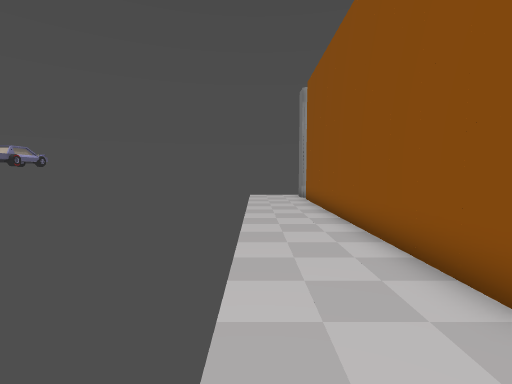
view 1 (above)

24 first-person views from a walk through a Godot game level. The camera is 1.4 m above the floor, tilts 4° down and sees 85° across. The floor is counted in squares, 1 m on a side. Each view is taken from the middle of a square. On the plan, view 1 faces up. The plan holds only what a view shows up to about 14 squares ahead; the rest is blank. The place goes on beyond the plan. Surface patterns are stand-ins for the level's own textures.

view 2
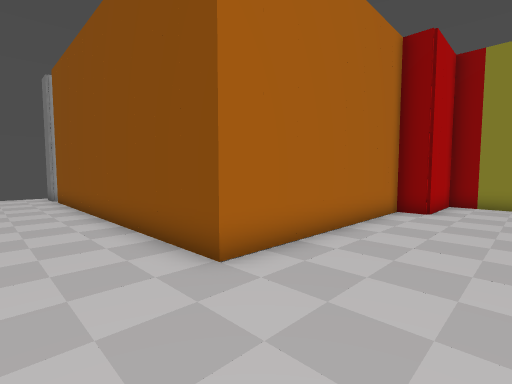

view 3
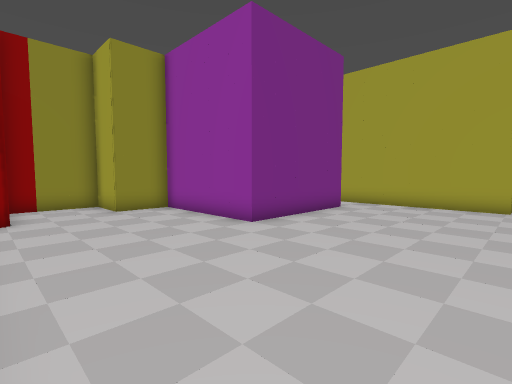

view 4
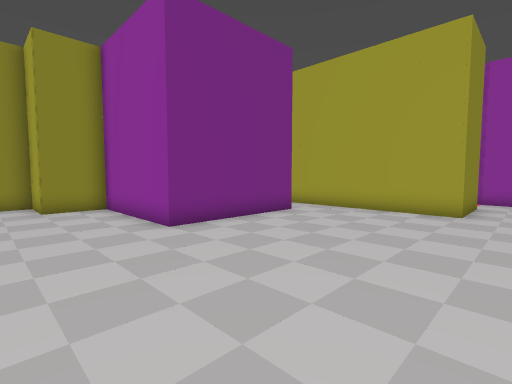

view 5
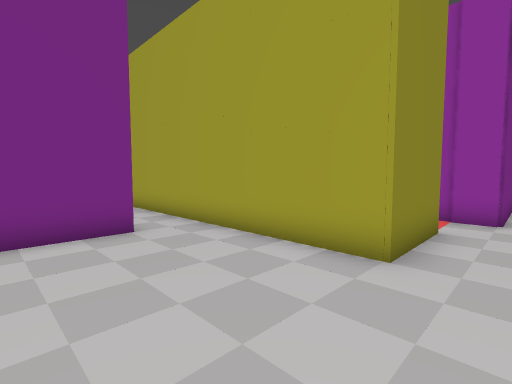

view 6
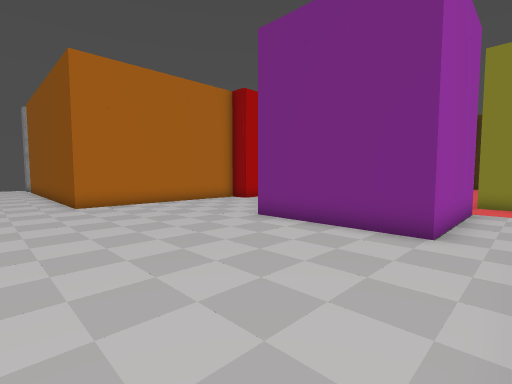

view 7
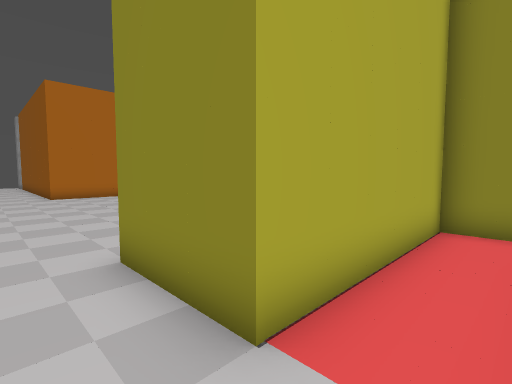

view 8
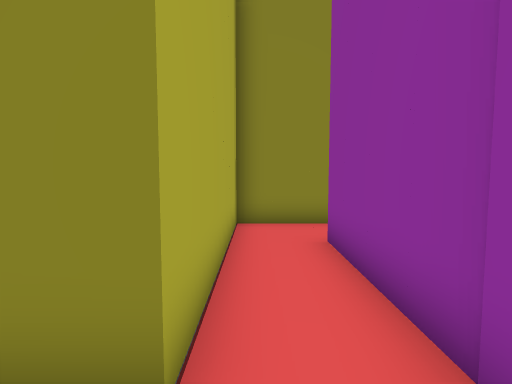

view 9
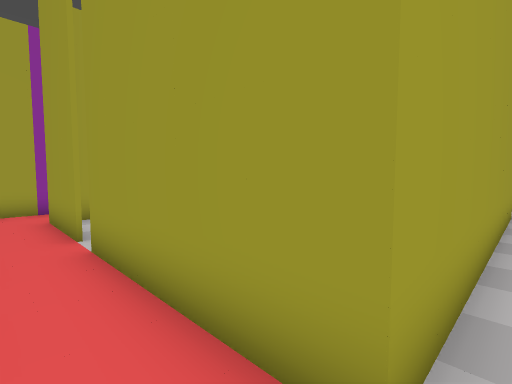

view 10
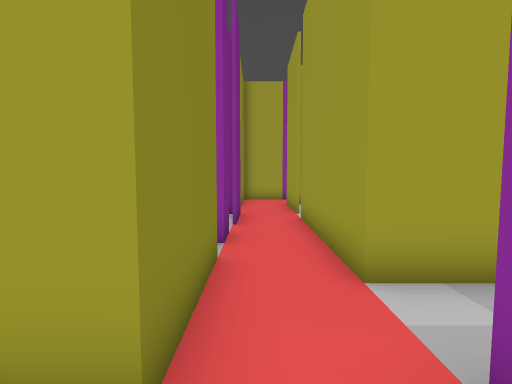

view 11
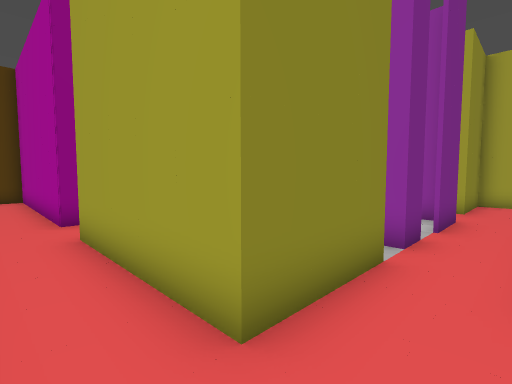

view 12
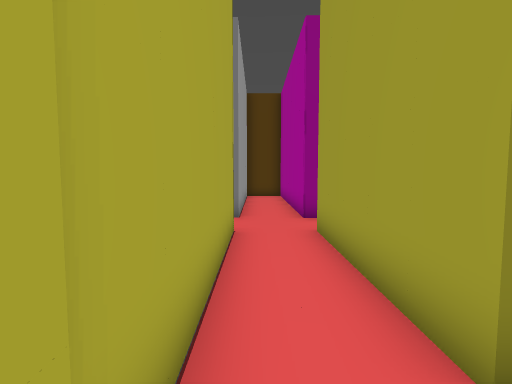

view 13
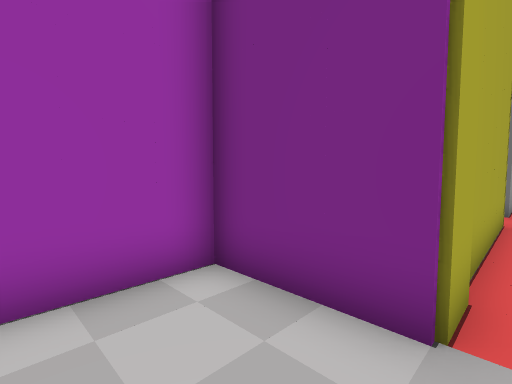

view 14
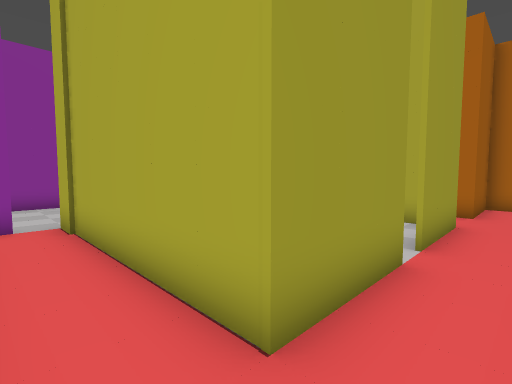

view 15
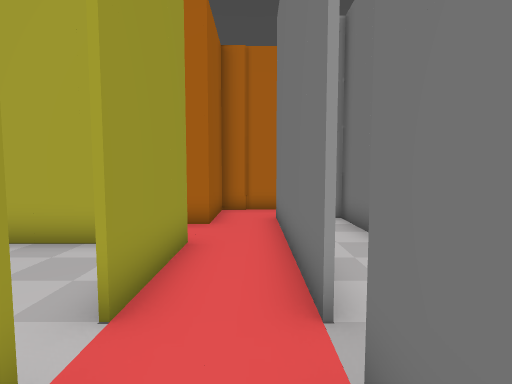

view 16
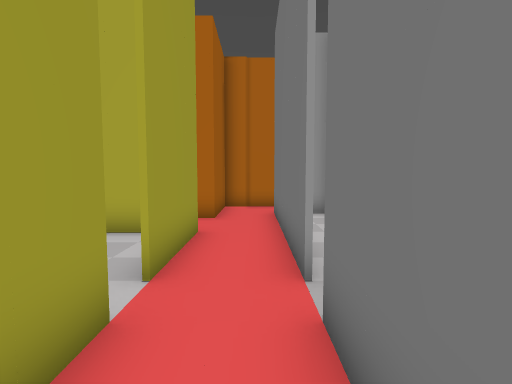

view 17
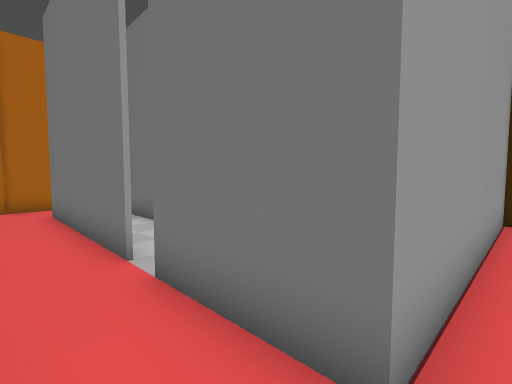

view 18
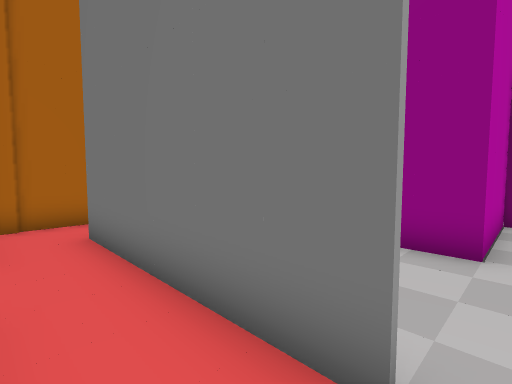

view 19
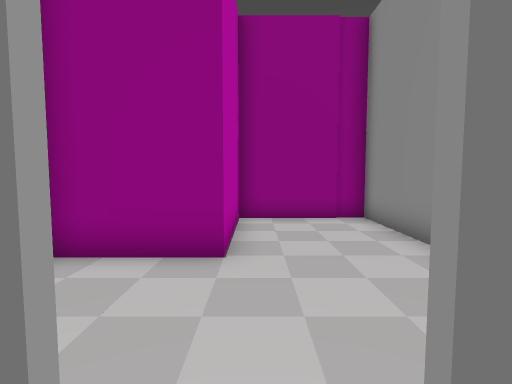

view 20
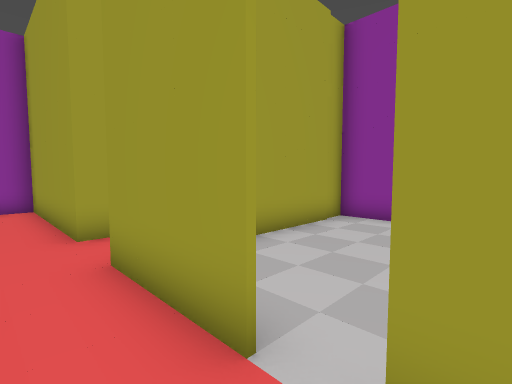

view 21
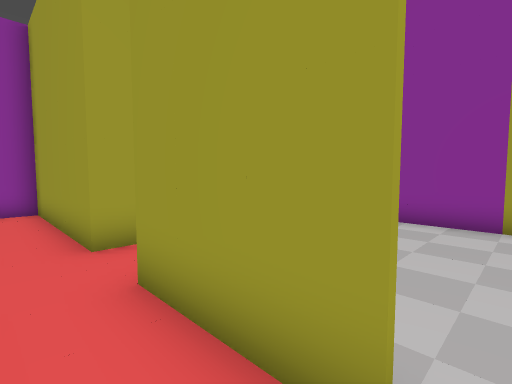

view 22
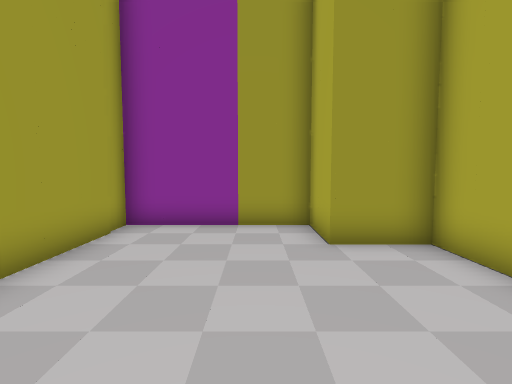

view 23
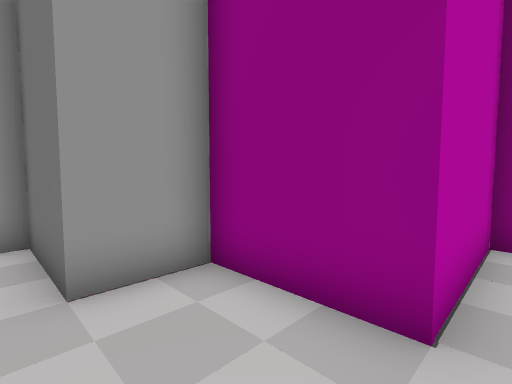

view 24
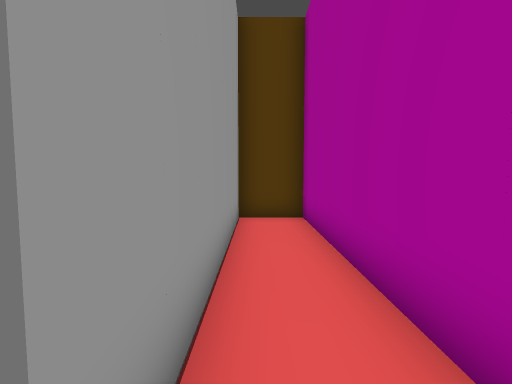

### Floor plan
Points are (right, up) in squares from view 1. A wall is a line through its corners. A room is listed if a view was taken in it or the views show most of it. See-through windows are left out.
Room 1 (views 1, 2, 3, 4, 5, 6, 7, 8)
walls: (11.5, -3) (11.5, -1.5) (13.6, -1.5) (13.6, 1.4) (10.5, 1.4) (10.5, 2.4) (2.6, 2.4) (2.6, 14.6); (11.6, -7.4) (11.6, -8.6) (6.6, -8.6) (6.6, -3.5) (11.6, -3.5); (0.5, -15.5) (5.6, -15.5); (7.6, -15.5) (7.6, -13.5) (1.5, -13.5) (1.5, -10.5) (11.6, -10.5); (2.6, 15.4) (2.6, 16.4)
ways out: opening at (12, -9) to room 2; opening at (12.5, -8) to room 3
Room 2 (view 9)
walls: (13.6, -11.5) (13.6, -8.5); (11.6, -10.5) (11.6, -13.5); (13.6, -13.5) (13.6, -12.5)
ways out: opening at (12, -9) to room 1; opening at (13, -13)
Room 3 (views 10, 11, 12, 13, 17)
walls: (11.6, -3.6) (9, -3.6); (13.6, -8.5) (18.6, -8.5); (6.7, -5.6) (6.7, -7.2); (18.6, -6.5) (11.5, -6.5) (11.5, -3)
ways out: opening at (12.5, -8) to room 1; opening at (19, -7) to room 4
Room 4 (views 14, 24)
walls: (20.6, -9) (20.6, -8.5) (28.5, -8.5) (28.5, -6); (18.6, -8.5) (18.6, -12.5); (28.6, -6.5) (20.6, -6.5)
ways out: opening at (19, -7) to room 3; opening at (20, -6) to room 5; opening at (20, -12)
Room 5 (views 15, 16, 18, 19, 20, 21, 22)
walls: (20.6, -2.5) (20.6, 2.6); (18.6, 0.6) (18.6, -2.5); (18.6, -3.4) (18.6, -6.5); (18.6, 2.4) (18.1, 2.4); (20.6, -6.5) (20.6, -3.4)
ways out: opening at (20, -6) to room 4; opening at (21, -3) to room 6; opening at (19, -3) to room 7; opening at (20, 3.5)
Room 6 (view 23)
walls: (25.2, -6.4) (28.6, -6.4); (28.5, -6) (28.5, -2.5) (24.5, -2.5) (24.5, 0.5) (22.6, 0.5) (22.6, 3.5) (21.9, 3.5)
ways out: opening at (21, -3) to room 5
Room 7 (no view inside)
walls: (17.9, 0.5) (13.6, 0.5) (13.6, -1.6) (11.6, -1.6) (11.6, -6.4) (15.8, -6.4)
ways out: opening at (19, -3) to room 5

Where each view was taken, in squares from view 1:
view 1: 0 up, 0 right, facing up
view 2: 1 down, 0 right, facing up-right
view 3: 2 up, 1 right, facing down-right
view 4: 0 up, 0 right, facing down-right
view 5: 6 down, 0 right, facing down-right
view 6: 10 down, 0 right, facing up-right
view 7: 15 down, 0 right, facing up-right
view 8: 14 down, 0 right, facing right
view 9: 10 down, 13 right, facing down-left
view 10: 7 down, 13 right, facing down
view 11: 7 down, 12 right, facing down-right
view 12: 7 down, 12 right, facing right
view 13: 7 down, 9 right, facing up-right
view 14: 8 down, 20 right, facing up-left
view 15: 5 down, 20 right, facing up
view 16: 6 down, 20 right, facing up
view 17: 7 down, 19 right, facing up-right
view 18: 3 down, 19 right, facing up-right
view 19: 3 down, 20 right, facing right
view 20: 2 down, 20 right, facing down-left
view 21: 3 down, 20 right, facing down-left
view 22: 3 down, 19 right, facing left
view 23: 3 down, 22 right, facing up-right
view 24: 7 down, 20 right, facing right
